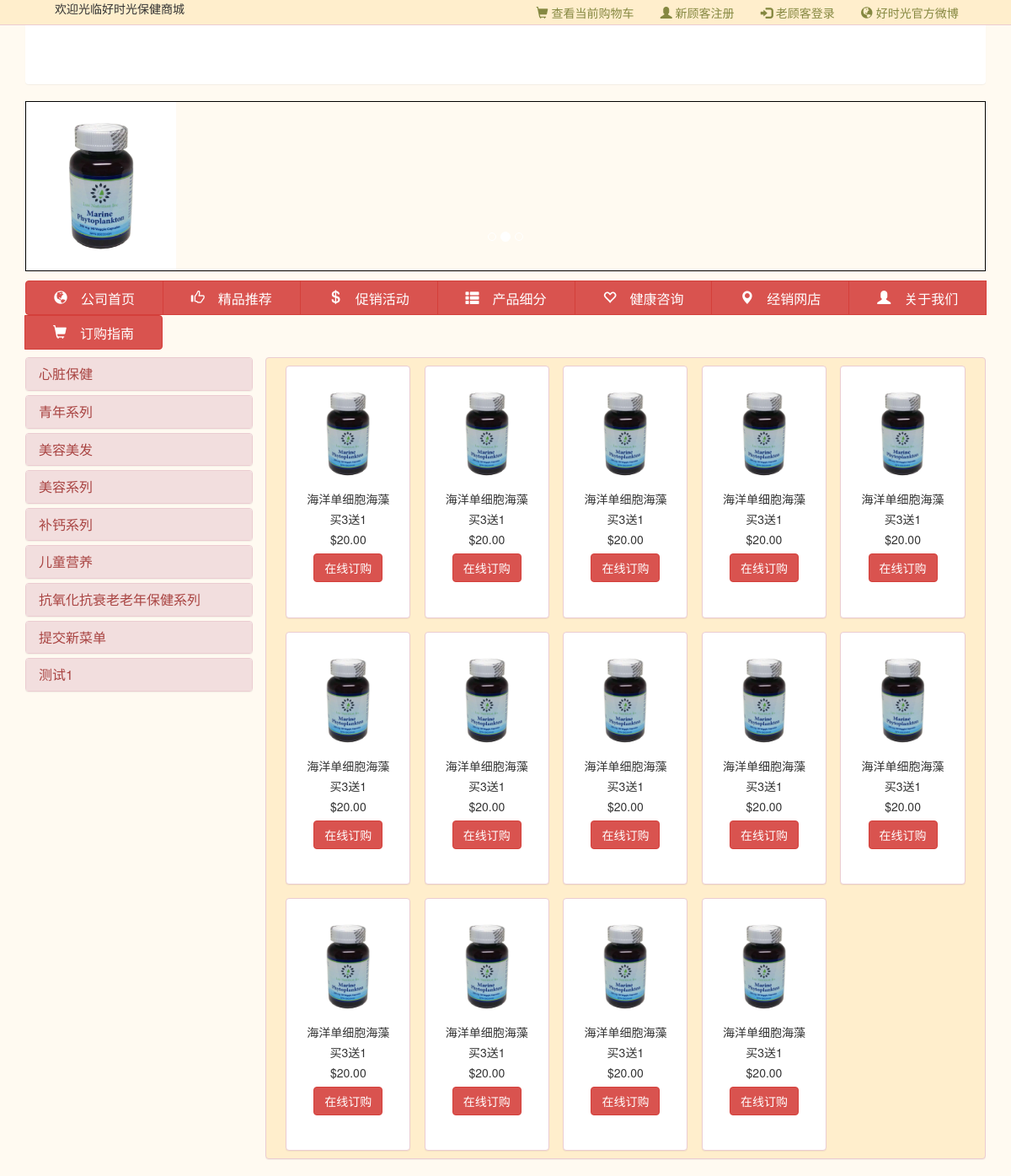
Page /index_1.php on the committed database.
### tables this page shows
CREATE TABLE IF NOT EXISTS `menu_category` (
  `id` int(255) NOT NULL,
  `menu_cate_name` varchar(100) NOT NULL,
  `keyword` varchar(100) NOT NULL,
  `reserve` varchar(100) NOT NULL
);

### index_1.php (the view, shortened to what this page needs)
<?php
include 'db_cn.php';
?>
<html>
  <head>
    <link rel="stylesheet" href="bootstrap/css/bootstrap.min.css">
     <link rel="stylesheet" href="bootstrap/css/index.css">
  </head>
<body >
  <div class="container-fluid top-banner ">
      <div  style="float:left;padding-left:50px;text-aling:center">欢迎光临好时光保健商城</div>
      <div class='top-banner_1 menu_1'>
        <a href="#"><span class="glyphicon glyphicon-shopping-cart"></span>&nbsp;查看当前购物车</a>
        <a href="#"><span class="glyphicon glyphicon-user"></span>&nbsp;新顾客注册</a>
        <a href="#"><span class="glyphicon glyphicon-log-in"></span>&nbsp;老顾客登录</a>
        <a href="#"><span class="glyphicon glyphicon-globe"></span>&nbsp;好时光官方微博</a>
      </div>
  </div>
<div class='container'>
  <div class='col-lg-12 panel panel-danger相关产品' style='height:100px'>好时光logo banner</div>
</div>
<div class="container">
  <div class="row slider1">
  <div class="col-md-12 col-lg-12">
    <div id="myCarousel" class="carousel slide" style="border:1px solid #000000">
      <ol class="carousel-indicators">
        <li data-target="#myCarousel" data-slide-to="0" class="active"></li>
        <li data-target="#myCarousel" data-slide-to="1"></li>
        <li data-target="#myCarousel" data-slide-to="2"></li>
      </ol>
     <div class="carousel-inner">
        <div class="item">
           <img id="slider1" src="image/image.jpg" alt="Second slide">
        </div>
     </div>
    </div>
    </div>
  </div>
  <div class="row">
            <div class="col-lg-12 btn-group menu_row" role="button " aria-label="...">
              <a class="btn btn-danger menu glyphicon glyphicon-globe" role="button" href="http://www.baidu.com">&nbsp;公司首页</a>
              <a class="btn btn-danger menu glyphicon glyphicon-thumbs-up" role="button" href="#">&nbsp;精品推荐</a>
              <a class="btn btn-danger menu glyphicon glyphicon-usd" role="button" href="#">&nbsp;促销活动</a>
              <a class="btn btn-danger menu glyphicon glyphicon-th-list" role="button" href="#">&nbsp;产品细分</a>
              <a class="btn btn-danger menu glyphicon glyphicon-heart-empty" role="button" href="#">&nbsp;健康咨询</a>
              <a class="btn btn-danger menu glyphicon glyphicon-map-marker" role="button" href="#">&nbsp;经销网店</a>
              <a class="btn btn-danger menu glyphicon glyphicon-user" role="button" href="#">&nbsp;关于我们</a>
              <a class="btn btn-danger menu glyphicon glyphicon-shopping-cart" role="button" href="#">&nbsp;订购指南</a>
            </div>
    </div>
  <div class="row">
   <div class="col-lg-12">
      <div class="col-md-3 col-lg-3 nev">
      <div class="panel-group" id="accordion">
        <?php
        $query_menu = "SELECT id,menu_cate_name from menu_category";
        $query_menu_nav = mysqli_query($db_connect,$query_menu);
        foreach ($query_menu_nav as $level_1) {
        	echo "<div class='panel panel-danger'>";
        	echo "<div class='panel-heading'>
            		<h4 class='panel-title'>";
            echo "<a data-toggle='collapse' data-parent='#accordion' href='#$level_1[id]'>$level_1[menu_cate_name]</a>";
            echo "</h4></div>";
            echo "<div id='$level_1[id]' class='panel-collapse collapse'>";
            echo "</div></div>";
        }
        ?>
      </div>
    </div>
      <div class="col-md-9 col-lg-9 panel panel-danger product_list" >
      <div class="col-md-3 col-lg-3 panel panel-danger inventory">
      <img class="img-thumbnail preview-pic" src="image/image.jpg"/>
      <p>海洋单细胞海藻</p>
      <p>买3送1</p>
      <p>$20.00</p>
      <button type="button" class="btn btn-danger">在线订购</button>
      </div>
      <div class="col-md-3 col-lg-3 panel panel-danger inventory">
      <img class="img-thumbnail preview-pic" src="image/image.jpg"/>
      <p>海洋单细胞海藻</p>
      <p>买3送1</p>
      <p>$20.00</p>
      <button type="button" class="btn btn-danger">在线订购</button>
      </div>
      <div class="col-md-3 col-lg-3 panel panel-danger inventory">
      <img class="img-thumbnail preview-pic" src="image/image.jpg"/>
      <p>海洋单细胞海藻</p>
      <p>买3送1</p>
      <p>$20.00</p>
      <button type="button" class="btn btn-danger">在线订购</button>
      </div>
      <div class="col-md-3 col-lg-3 panel panel-danger inventory">
      <img class="img-thumbnail preview-pic" src="image/image.jpg"/>
      <p>海洋单细胞海藻</p>
      <p>买3送1</p>
      <p>$20.00</p>
      <button type="button" class="btn btn-danger">在线订购</button>
      </div>
      <div class="col-md-3 col-lg-3 panel panel-danger inventory">
      <img class="img-thumbnail preview-pic" src="image/image.jpg"/>
      <p>海洋单细胞海藻</p>
      <p>买3送1</p>
      <p>$20.00</p>
      <button type="button" class="btn btn-danger">在线订购</button>
      </div>
      <div class="col-md-3 col-lg-3 panel panel-danger inventory">
      <img class="img-thumbnail preview-pic" src="image/image.jpg"/>
      <p>海洋单细胞海藻</p>
      <p>买3送1</p>
      <p>$20.00</p>
      <button type="button" class="btn btn-danger">在线订购</button>
      </div>
      <div class="col-md-3 col-lg-3 panel panel-danger inventory">
      <img class="img-thumbnail preview-pic" src="image/image.jpg"/>
      <p>海洋单细胞海藻</p>
      <p>买3送1</p>
      <p>$20.00</p>
      <button type="button" class="btn btn-danger">在线订购</button>
      </div>
      <div class="col-md-3 col-lg-3 panel panel-danger inventory">
      <img class="img-thumbnail preview-pic" src="image/image.jpg"/>
      <p>海洋单细胞海藻</p>
      <p>买3送1</p>
      <p>$20.00</p>
      <button type="button" class="btn btn-danger">在线订购</button>
      </div>
      <div class="col-md-3 col-lg-3 panel panel-danger inventory">
      <img class="img-thumbnail preview-pic" src="image/image.jpg"/>
      <p>海洋单细胞海藻</p>
      <p>买3送1</p>
      <p>$20.00</p>
      <button type="button" class="btn btn-danger">在线订购</button>
      </div>
      <div class="col-md-3 col-lg-3 panel panel-danger inventory">
      <img class="img-thumbnail preview-pic" src="image/image.jpg"/>
      <p>海洋单细胞海藻</p>
      <p>买3送1</p>
      <p>$20.00</p>
      <button type="button" class="btn btn-danger">在线订购</button>
      </div>
      <div class="col-md-3 col-lg-3 panel panel-danger inventory">
      <img class="img-thumbnail preview-pic" src="image/image.jpg"/>
      <p>海洋单细胞海藻</p>
      <p>买3送1</p>
      <p>$20.00</p>
      <button type="button" class="btn btn-danger">在线订购</button>
      </div>
      <div class="col-md-3 col-lg-3 panel panel-danger inventory">
      <img class="img-thumbnail preview-pic" src="image/image.jpg"/>
      <p>海洋单细胞海藻</p>
      <p>买3送1</p>
      <p>$20.00</p>
      <button type="button" class="btn btn-danger">在线订购</button>
      </div>
      <div class="col-md-3 col-lg-3 panel panel-danger inventory">
      <img class="img-thumbnail preview-pic" src="image/image.jpg"/>
      <p>海洋单细胞海藻</p>
      <p>买3送1</p>
      <p>$20.00</p>
      <button type="button" class="btn btn-danger">在线订购</button>
      </div>
      <div class="col-md-3 col-lg-3 panel panel-danger inventory">
      <img class="img-thumbnail preview-pic" src="image/image.jpg"/>
      <p>海洋单细胞海藻</p>
      <p>买3送1</p>
      <p>$20.00</p>
      <button type="button" class="btn btn-danger">在线订购</button>
      </div>
    </div>
 </div>
</div>
</div>
</body>
</html>

### rows in the picture
menu_category: menu_cate_name "心脏保健"
menu_category: menu_cate_name "青年系列"
menu_category: menu_cate_name "美容美发"
menu_category: menu_cate_name "美容系列"
menu_category: menu_cate_name "补钙系列"
menu_category: menu_cate_name "儿童营养"
menu_category: menu_cate_name "抗氧化抗衰老老年保健系列"
menu_category: menu_cate_name "提交新菜单"
menu_category: menu_cate_name "测试1"
